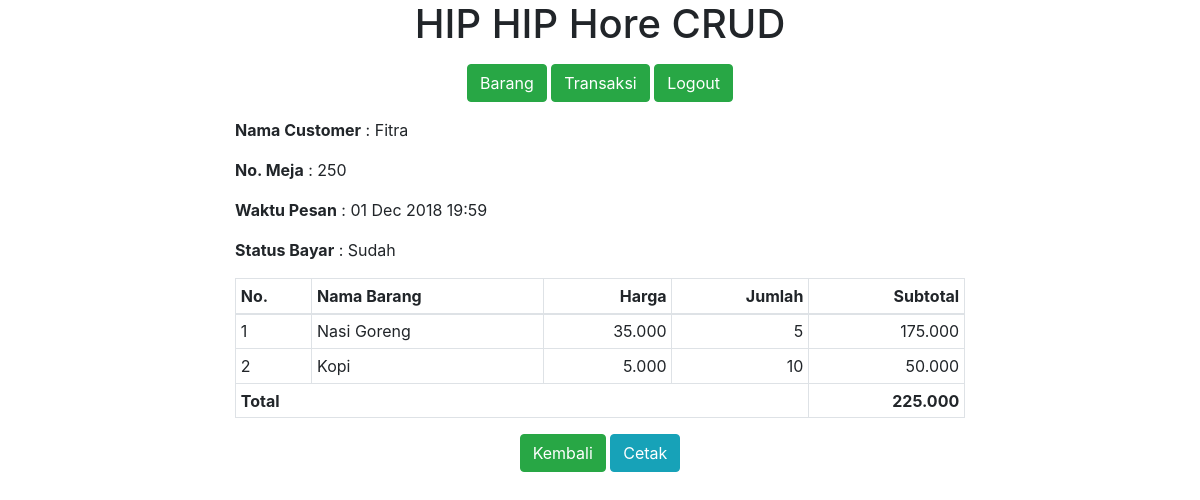
/admin/transaksi_detail.php?id=3 (signed in), run on the app's committed database.
### tables this page shows
CREATE TABLE `transaksi` (
  `id_pesan` int(5) NOT NULL,
  `wkt_pesan` datetime NOT NULL,
  `cust_id` int(4) NOT NULL,
  `no_meja` int(2) NOT NULL,
  `sudah_bayar` char(1) NOT NULL
);

CREATE TABLE `cust` (
  `id_cust` int(11) NOT NULL,
  `nm_cust` varchar(40) NOT NULL
);

CREATE TABLE `detail_transaksi` (
  `id_detail` int(11) NOT NULL,
  `id_transaksi` int(11) NOT NULL,
  `id_barang` int(11) NOT NULL,
  `qty` int(11) NOT NULL
);

CREATE TABLE `barang` (
  `id` int(11) NOT NULL,
  `nm_barang` varchar(30) NOT NULL,
  `deskripsi` varchar(40) NOT NULL,
  `foto` text NOT NULL,
  `harga` int(6) NOT NULL
);

### koneksi/koneksi.php (called while the page is built, shortened)
<?php
class Database {
	private $host = "localhost";
	private $user = "root";
	private $pass = "fay";
	private $dbname = "hore";
	function __construct() {
		$this->con = new Mysqli($this->host, $this->user, $this->pass, $this->dbname);
	}
}
function rupiah($num) {
	return number_format($num, 0, ',', '.');
}
function tanggal($format, $tanggal){
	return date($format, strtotime($tanggal));
}
include_once 'transaksi.class.php';

### koneksi/transaksi.class.php (called while the page is built, shortened)
<?php
class Transaksi extends Database {
	function ambil($id_pesan){
		$q = $this->con->query("
			SELECT * FROM transaksi
			JOIN cust ON cust_id = id_cust
			WHERE id_pesan = '{$id_pesan}'");
		if ($q->num_rows > 0) {
			return $q->fetch_object();
		} else {
			return FALSE;
		}
	}
	function ambil_detail($id_pesan){
		$q = $this->con->query("
			SELECT * FROM detail_transaksi
			JOIN barang ON id = id_barang
			WHERE id_transaksi = '{$id_pesan}'
		");
		$res = [];
		if ($q->num_rows > 0) {
			while($r = $q->fetch_object()){
				$res[] = $r;
			}
		}
		return $res;
	}
}

### admin/transaksi_detail.php (the view, shortened to what this page needs)
<?php
include '../koneksi/koneksi.php';
$id_pesan = $_GET['id'];
$trans = new Transaksi();
$data = $trans->ambil($id_pesan);
$total = 0;
?><!doctype html>
<html lang="en">
<head>
   <link rel="stylesheet" type="text/css" href="css/bootstrap.min.css">
</head>
<body>
   <div class="container">
      <h1 class="text-center mb-3"> HIP HIP Hore CRUD</h1>
      <div class="row justify-content-center">
         <div class="col-md-12 mb-3 justify-content-center text-center">
            <a href="index.php" class="btn btn-success d-print-none">Barang</a>
            <a href="transaksi.php" class="btn btn-success d-print-none">Transaksi</a>
            <a href="logout.php" class="btn btn-success d-print-none">Logout</a>
         </div>
         <div class="col-md-8">
            <p><strong>Nama Customer</strong> : <?php echo $data->nm_cust ?></p>
            <p><strong>No. Meja</strong> : <?php echo $data->no_meja ?></p>
            <p><strong>Waktu Pesan</strong> : <?php echo tanggal('d M Y H:i', $data->wkt_pesan) ?></p>
            <p><strong>Status Bayar</strong> : <?php echo $data->sudah_bayar == '0' ? 'Belum' : 'Sudah' ?></p>
         </div>
         <div class="col-md-8">
            <table class="table table-sm table-bordered">
               <thead>
                  <tr>
                     <th>No.</th>
                     <th>Nama Barang</th>
                     <th class="text-right">Harga</th>
                     <th class="text-right">Jumlah</th>
                     <th class="text-right">Subtotal</th>
                  </tr>
               </thead>
               <tbody>
                  <?php foreach ($trans->ambil_detail($id_pesan) as $i => $row): ?>
                     <tr>
                        <td><?php echo ++$i ?></td>
                        <td><?php echo $row->nm_barang ?></td>
                        <td class="text-right"><?php echo rupiah($row->harga) ?></td>
                        <td class="text-right"><?php echo $row->qty ?></td>
                        <td class="text-right"><?php echo rupiah($row->qty * $row->harga) ?></td>
                     </tr>
                     <?php $total += $row->qty * $row->harga; ?>
                  <?php endforeach ?>
               </tbody>
               <tfoot>
                  <tr>
                     <th colspan="4">Total</th>
                     <th class="text-right"><?php echo rupiah($total) ?></th>
                  </tr>
               </tfoot>
            </table>
            <div class="text-center">
               <a href="transaksi.php" class="btn btn-success d-print-none">Kembali</a>
               <button class="btn btn-info d-print-none" onclick="window.print()">Cetak</button>
            </div>
         </div>
      </div>
   </div>
</body>
</html>

### data on the page
transaksi: cust.nm_cust "Fitra", no_meja "250", wkt_pesan "01 Dec 2018 19:59"
detail_transaksi: id_barang.nm_barang "Nasi Goreng", id_barang.harga "35.000", qty "5", rupiah($row->qty*$row->harga) "175.000"
detail_transaksi: id_barang.nm_barang "Kopi", id_barang.harga "5.000", qty "10", rupiah($row->qty*$row->harga) "50.000"

### other printed values
rupiah($total) "225.000"
